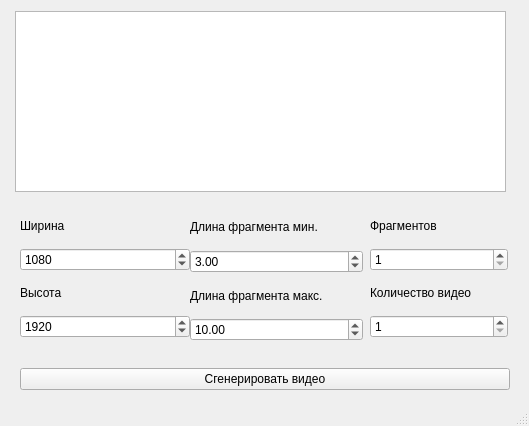
<?xml version="1.0" encoding="UTF-8"?>
<ui version="4.0">
 <class>MainWindow</class>
 <widget class="QMainWindow" name="MainWindow">
  <property name="geometry">
   <rect>
    <x>0</x>
    <y>0</y>
    <width>529</width>
    <height>426</height>
   </rect>
  </property>
  <property name="windowTitle">
   <string>Загрузчик видео</string>
  </property>
  <widget class="QWidget" name="centralwidget">
   <widget class="QListWidget" name="listWidget">
    <property name="geometry">
     <rect>
      <x>15</x>
      <y>11</y>
      <width>491</width>
      <height>181</height>
     </rect>
    </property>
   </widget>
   <widget class="QWidget" name="horizontalLayoutWidget">
    <property name="geometry">
     <rect>
      <x>20</x>
      <y>360</y>
      <width>490</width>
      <height>38</height>
     </rect>
    </property>
    <layout class="QHBoxLayout" name="horizontalLayout" stretch="0">
     <property name="spacing">
      <number>6</number>
     </property>
     <item>
      <widget class="QPushButton" name="genVideo">
       <property name="text">
        <string>Сгенерировать видео</string>
       </property>
      </widget>
     </item>
    </layout>
   </widget>
   <widget class="QWidget" name="verticalLayoutWidget">
    <property name="geometry">
     <rect>
      <x>190</x>
      <y>210</y>
      <width>173</width>
      <height>131</height>
     </rect>
    </property>
    <layout class="QVBoxLayout" name="verticalLayout_2">
     <item>
      <widget class="QLabel" name="label_3">
       <property name="text">
        <string>Длина фрагмента мин.</string>
       </property>
      </widget>
     </item>
     <item>
      <widget class="QDoubleSpinBox" name="videoDelayMin">
       <property name="singleStep">
        <double>0.100000000000000</double>
       </property>
       <property name="value">
        <double>3.000000000000000</double>
       </property>
      </widget>
     </item>
     <item>
      <widget class="QLabel" name="label_4">
       <property name="text">
        <string>Длина фрагмента макс.</string>
       </property>
      </widget>
     </item>
     <item>
      <widget class="QDoubleSpinBox" name="videoDelayMax">
       <property name="singleStep">
        <double>0.100000000000000</double>
       </property>
       <property name="value">
        <double>10.000000000000000</double>
       </property>
      </widget>
     </item>
    </layout>
   </widget>
   <widget class="QWidget" name="verticalLayoutWidget_7">
    <property name="geometry">
     <rect>
      <x>370</x>
      <y>210</y>
      <width>138</width>
      <height>128</height>
     </rect>
    </property>
    <layout class="QVBoxLayout" name="verticalLayout_8">
     <item>
      <widget class="QLabel" name="label_5">
       <property name="text">
        <string>Фрагментов</string>
       </property>
      </widget>
     </item>
     <item>
      <widget class="QSpinBox" name="fragmentInVideo">
       <property name="minimum">
        <number>1</number>
       </property>
       <property name="maximum">
        <number>10</number>
       </property>
      </widget>
     </item>
     <item>
      <widget class="QLabel" name="label_10">
       <property name="text">
        <string>Количество видео</string>
       </property>
      </widget>
     </item>
     <item>
      <widget class="QSpinBox" name="videoCount">
       <property name="minimum">
        <number>1</number>
       </property>
       <property name="maximum">
        <number>1000</number>
       </property>
      </widget>
     </item>
    </layout>
   </widget>
   <widget class="QWidget" name="verticalLayoutWidget_2">
    <property name="geometry">
     <rect>
      <x>20</x>
      <y>210</y>
      <width>170</width>
      <height>128</height>
     </rect>
    </property>
    <layout class="QVBoxLayout" name="verticalLayout">
     <item>
      <widget class="QLabel" name="label">
       <property name="text">
        <string>Ширина</string>
       </property>
      </widget>
     </item>
     <item>
      <widget class="QSpinBox" name="widthVideo">
       <property name="maximum">
        <number>10000</number>
       </property>
       <property name="singleStep">
        <number>10</number>
       </property>
       <property name="value">
        <number>1080</number>
       </property>
      </widget>
     </item>
     <item>
      <widget class="QLabel" name="label_2">
       <property name="text">
        <string>Высота</string>
       </property>
      </widget>
     </item>
     <item>
      <widget class="QSpinBox" name="heightVideo">
       <property name="maximum">
        <number>10000</number>
       </property>
       <property name="singleStep">
        <number>10</number>
       </property>
       <property name="value">
        <number>1920</number>
       </property>
      </widget>
     </item>
    </layout>
   </widget>
  </widget>
  <widget class="QStatusBar" name="statusbar"/>
 </widget>
 <resources/>
 <connections/>
</ui>
